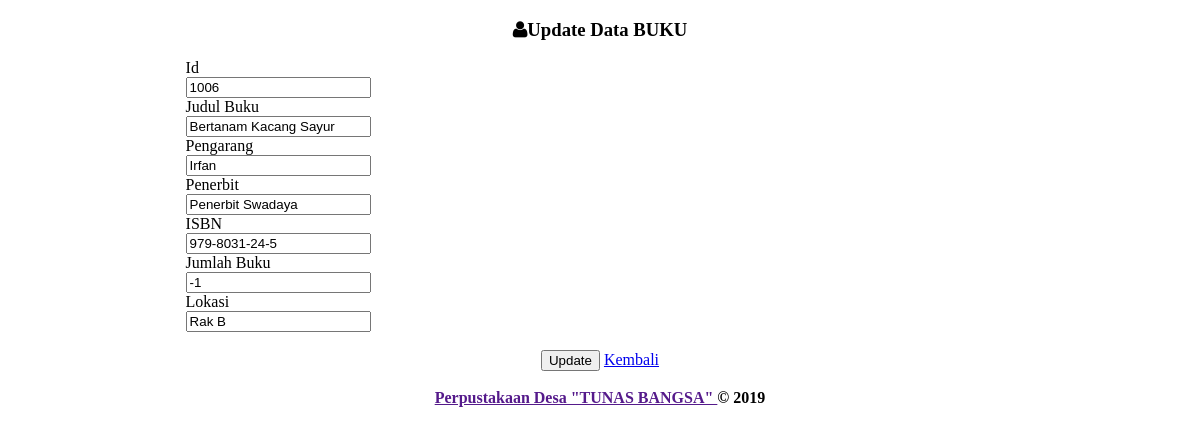
The app's page /admin/buku_edit.php?kd=1006 with its own data.
### tables this page shows
CREATE TABLE `tbl_buku` (
  `id` int(5) NOT NULL,
  `judul` varchar(200) NOT NULL DEFAULT '',
  `pengarang` varchar(100) NOT NULL,
  `penerbit` varchar(150) NOT NULL,
  `isbn` varchar(25) NOT NULL,
  `jumlah_buku` int(3) NOT NULL,
  `lokasi` enum('Rak A','Rak B','Rak C','Rak D','Rak E','Rak F','Rak G','Rak H','Rak I','Rak J','Rak K','Rak L','Rak M','Rak N','Rak O','Rak P','Rak Q','Rak R','Rak S','Rak T','Rak U','Rak V','Rak W','Rak X','Rak Y','Rak Z') NOT NULL
);

### admin/buku_edit.php (the view, shortened to what this page needs)
<?php include "conn.php"; ?>
<!DOCTYPE html>
<html lang="en">
<head>
    <head>
	    <link rel="stylesheet" href="datatables/dataTables.bootstrap.css"/>
        <link type="text/css" href="images/icons/css/font-awesome.css" rel="stylesheet">
    </head>
    <body>
            <div class="container">
                <div class="row">
                    <div class="span12">
                        <div class="content">
                            <?php
           $kd = $_GET['kd'];
			$sql = mysqli_query($koneksi, "SELECT * FROM tbl_buku WHERE id='$kd'");
			if(mysqli_num_rows($sql) == 0){
				header("Location: buku.php");
			}else{
				$row = mysqli_fetch_assoc($sql);
			}
			?>
            <center><div class="panel panel-warning" style="width: 70%;">
                        <div class="panel-heading">
                        <h3 class="panel-title"><i class="icon-user"></i>Update Data BUKU</h3> </div>
                        <div class="panel-body">
                         <form name="form1" id="form1" class="form-horizontal row-fluid" action="?page=buku_update" method="POST" >
										<div align="left" class="control-group">
											<label class="control-label" for="basicinput">Id</label>
											<div class="controls">
												<input type="text" name="id" id="id" value="<?php echo $row['id']; ?>" placeholder="Tidak perlu di isi" class="form-control span8 tip" readonly="readonly">
											</div>
										</div>
										<div align="left" class="control-group">
											<label class="control-label" for="basicinput">Judul Buku</label>
											<div class="controls">
												<input type="text" name="judul" id="judul" value="<?php echo $row['judul']; ?>" placeholder="Judul Buku" class="form-control span8 tip" required>
											</div>
										</div>
										<div  align="left" class="control-group">
											<label class="control-label" for="basicinput">Pengarang</label>
											<div class="controls">
												<input type="text" name="pengarang" id="pengarang" value="<?php echo $row['pengarang']; ?>" placeholder="Nama Pengarang" class="form-control span8 tip" required>
											</div>
										</div>
										<div align="left" class="control-group">
											<label class="control-label" for="basicinput">Penerbit</label>
											<div class="controls">
												<input name="penerbit" id="penerbit" value="<?php echo $row['penerbit']; ?>" class="form-control span8 tip" type="text" placeholder="Nama Penerbit" required />
											</div>
										</div>
										<div align="left" class="control-group">
											<label class="control-label" for="basicinput">ISBN</label>
											<div class="controls">
												<input name="isbn" id="isbn" value="<?php echo $row['isbn']; ?>" class="form-control span8 tip" type="text" placeholder="ISBN Buku" required />
											</div>
										</div>
                                        <div align="left" class="control-group">
											<label class="control-label" for="basicinput">Jumlah Buku</label>
											<div class="controls">
												<input name="jumlah_buku" id="jumlah_buku" value="<?php echo $row['jumlah_buku']; ?>" class=" form-control span8 tip" type="text" placeholder="Stok Buku" required />
											</div>
										</div>
										<div align="left" class="control-group">
											<label class="control-label" for="basicinput">Lokasi</label>
											<div class="controls">
												<input name="lokasi" id="lokasi" value="<?php echo $row['lokasi']; ?>" class=" form-control span8 tip" type="text" placeholder="Rak" required />
											</div>
										</div>
<br
										<div class="control-group">
											<div class="controls">
												<input type="submit" name="update" id="update" value="Update" class="btn btn-sm btn-primary"/>
                                               <a href="?page=buku" class="btn btn-sm btn-danger">Kembali</a>
											</div>
										</div>
                        </div>
                    </div>
                </div>
            </div>
        <br />
        <div class="footer span-12">
            <div class="container">
              <center> <b class="copyright"><a href=""> Perpustakaan Desa "TUNAS BANGSA" </a> &copy; 2019 </b></center>
            </div>
        </div>
    </body>

### records on screen
tbl_buku: id "1006", judul "Bertanam Kacang Sayur", pengarang "Irfan", penerbit "Penerbit Swadaya", isbn "979-8031-24-5", jumlah_buku "-1", lokasi "Rak B"
